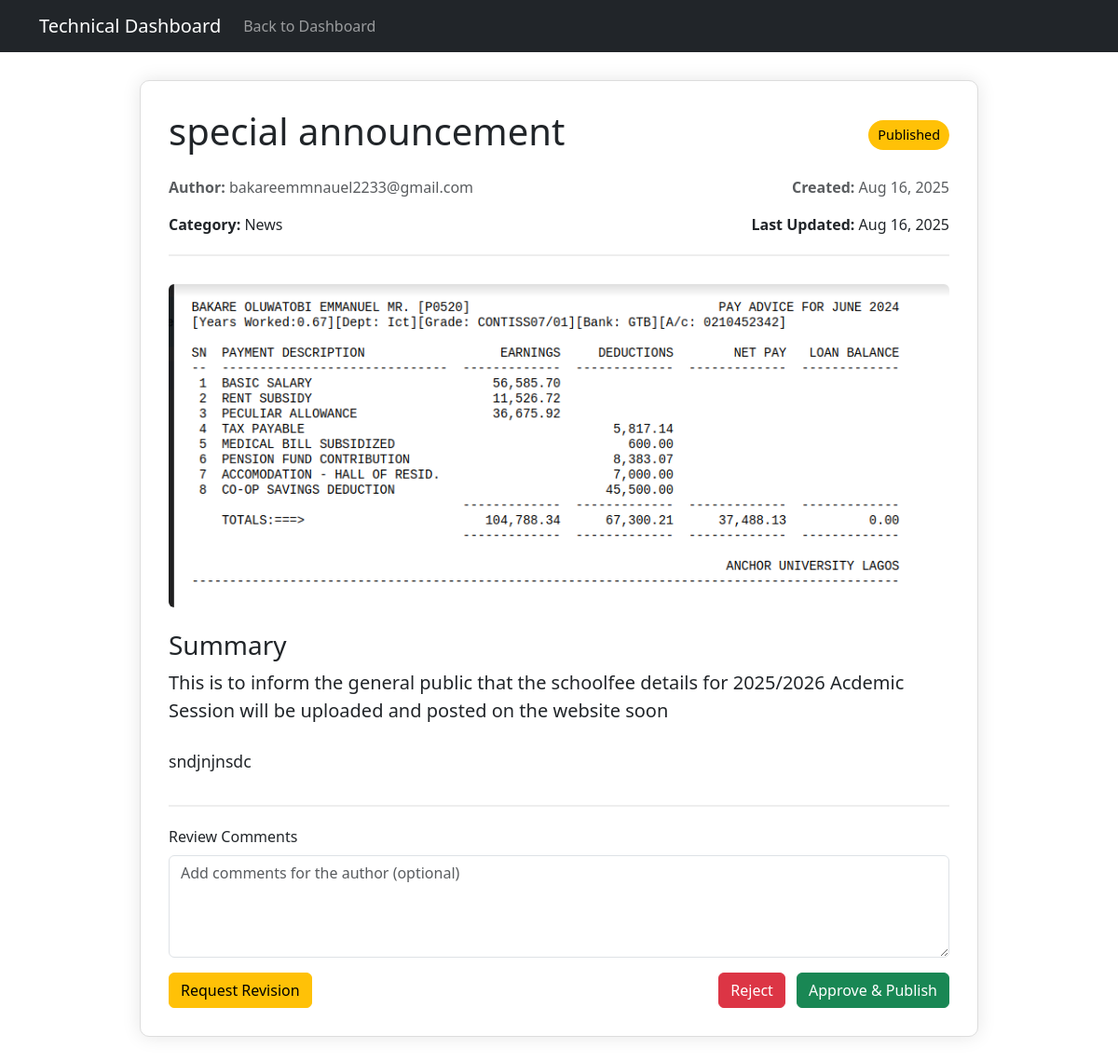
/technical/review/4/ (signed in), run on the app's committed database.
### taskapp/models.py (models this page shows, shortened)
class Post(models.Model):
    STATUS_CHOICES = [
        ('DRAFT', 'Draft'),
        ('PENDING_REVIEW', 'Pending Review'),
        ('PUBLISHED', 'Published'),
        ('REJECTED', 'Rejected'),
    ]
    category = models.ForeignKey(
        Category,
        on_delete=models.SET_NULL,
        null=True,
        blank=True,
        related_name='post_category'
    )
    author = models.ForeignKey(
        User,
        on_delete=models.CASCADE,
        related_name='authored_posts'
    )
    title = models.CharField(max_length=200, validators=[MinLengthValidator(10)])
    summary = models.TextField(max_length=300)
    content = models.TextField()
    featured_image = models.ImageField(upload_to='post_images/', blank=True, null=True)
    status = models.CharField(max_length=15, choices=STATUS_CHOICES, default='DRAFT')
    created_at = models.DateTimeField(auto_now_add=True)
    updated_at = models.DateTimeField(auto_now=True)
    published_at = models.DateTimeField(null=True, blank=True)
    reviewed_by = models.ForeignKey(
        User,
        on_delete=models.SET_NULL,
        null=True,
        blank=True,
        related_name='reviewed_posts'
    )
    class Meta:
        ordering = ['-created_at']
        indexes = [models.Index(fields=['-created_at'])]

class User(AbstractBaseUser, PermissionsMixin):
    ROLE_CHOICES = (
        ('REGULAR', 'Regular User'),
        ('STAFF', 'Staff/Content Creator'),
        ('TECHNICAL', 'Technical Official/Reviewer'),
    )
    email = models.EmailField(_('email address'), unique=True)
    first_name = models.CharField(_('first name'), max_length=30, blank=True)
    last_name = models.CharField(_('last name'), max_length=150, blank=True)
    role = models.CharField(max_length=10, choices=ROLE_CHOICES, default='REGULAR')
    otp = models.CharField(max_length=6, null=True, blank=True)
    otp_expiry = models.DateTimeField(null=True, blank=True)
    is_verified = models.BooleanField(default=False)
    is_staff = models.BooleanField(
        _('staff status'),
        default=False,
        help_text=_('Designates whether the user can log into this admin site.'),
    )
    is_active = models.BooleanField(
        _('active'),
        default=True,
        help_text=_(
            'Designates whether this user should be treated as active. '
            'Unselect this instead of deleting accounts.'
        ),
    )
    date_joined = models.DateTimeField(_('date joined'), default=timezone.now)
    objects = CustomUserManager()
    USERNAME_FIELD = 'email'
    REQUIRED_FIELDS = ['first_name', 'last_name']
    class Meta:
        verbose_name = _('user')
        verbose_name_plural = _('users')

class Category(models.Model):
    name = models.CharField(max_length=100, unique=True)
    slug = models.SlugField(max_length=100, unique=True)
    description = models.TextField(blank=True)
    created_at = models.DateTimeField(auto_now_add=True)
    updated_at = models.DateTimeField(auto_now=True)
    class Meta:
        verbose_name_plural = "Categories"
        ordering = ['name']
    class Meta:
        verbose_name_plural = "Categories"
        ordering = ['name']

### taskapp/views.py (the view, shortened to what this page needs)
# urls.py: path('technical/review/<int:post_id>/', views.review_post, name='review_post'),
@login_required
def review_post(request, post_id):
    if request.user.role != 'TECHNICAL':
        return redirect('index')
    post = get_object_or_404(Post, id=post_id)
    return render(request, 'review_post.html', {'post': post})

### taskapp/templates/review_post.html (shortened to what this page needs)
<!DOCTYPE html>
<html lang="en">
<head>
    <link href="https://cdn.jsdelivr.net/npm/bootstrap@5.3.0/dist/css/bootstrap.min.css" rel="stylesheet">
</head>
<body>
    <nav class="navbar navbar-expand-lg navbar-dark bg-dark">
        <div class="container">
            <a class="navbar-brand" href="{% url 'technical_dashboard' %}">
                 Technical Dashboard
            </a>
            <div class="collapse navbar-collapse">
                <ul class="navbar-nav me-auto">
                    <li class="nav-item">
                        <a class="nav-link" href="{% url 'technical_dashboard' %}">
                             Back to Dashboard
                        </a>
                    </li>
                </ul>
            </div>
        </div>
    </nav>
    <div class="review-container">
        <div class="post-header">
            <div class="d-flex justify-content-between align-items-center mb-3">
                <h1>{{ post.title }}</h1>
                <span class="status-badge badge-pending">
                    {{ post.get_status_display }}
                </span>
            </div>
            <div class="d-flex justify-content-between text-muted mb-3">
                <div>
                    <strong>Author:</strong> {{ post.author.email }}
                </div>
                <div>
                    <strong>Created:</strong> {{ post.created_at|date:"M d, Y" }}
                </div>
            </div>
            <div class="d-flex justify-content-between">
                <div>
                    <strong>Category:</strong> {{ post.category.name|default:"-" }}
                </div>
                <div>
                    <strong>Last Updated:</strong> {{ post.updated_at|date:"M d, Y" }}
                </div>
            </div>
        </div>
        {% if post.featured_image %}
        <div class="mb-4 text-center">
            <img src="{{ post.featured_image.url }}" alt="{{ post.title }}" class="img-fluid rounded">
        </div>
        {% endif %}
        <div class="mb-4">
            <h3>Summary</h3>
            <p class="lead">{{ post.summary }}</p>
        </div>
        <div class="post-content mb-4">
            {{ post.content|linebreaks }}
        </div>
        <form method="POST" class="review-actions">
            <div class="mb-3">
                <label for="review_comment" class="form-label">Review Comments</label>
                <textarea class="form-control" id="review_comment" name="review_comment"
                          rows="4" placeholder="Add comments for the author (optional)"></textarea>
            </div>
            <div class="d-flex justify-content-between">
                <div>
                    <button type="submit" name="action" value="request_revision"
                            class="btn btn-warning">
                         Request Revision
                    </button>
                </div>
                <div>
                    <button type="submit" name="action" value="reject"
                            class="btn btn-danger me-2">
                         Reject
                    </button>
                    <button type="submit" name="action" value="approve"
                            class="btn btn-success">
                         Approve & Publish
                    </button>
                </div>
            </div>
        </form>
    </div>
</body>
</html>

### taskapp/templates/review_post.html (style rules this page uses)
.review-container { max-width: 900px; margin: 30px auto; padding: 30px; border: 1px solid #ddd; border-radius: 10px; box-shadow: 0 0 20px rgba(0,0,0,0.1); background-color: #fff; }
.post-header { border-bottom: 2px solid #eee; padding-bottom: 20px; margin-bottom: 30px; }
.post-content { line-height: 1.8; font-size: 1.1rem; }
.review-actions { border-top: 2px solid #eee; padding-top: 20px; margin-top: 30px; }
.status-badge { padding: 5px 10px; border-radius: 20px; font-size: 0.9rem; }
.badge-pending { background-color: #ffc107; color: #000; }

### data on the page
Post: title "special announcement", status "Published", author.email "bakareemmnauel2233@gmail.com", created_at "Aug 16, 2025", category.name "News", updated_at "Aug 16, 2025", featured_image (picture), summary "This is to inform the general public that the schoolfee details for 2025/2026 Acdemic Session will be uploaded and posted on the website soon", content "sndjnjnsdc"
